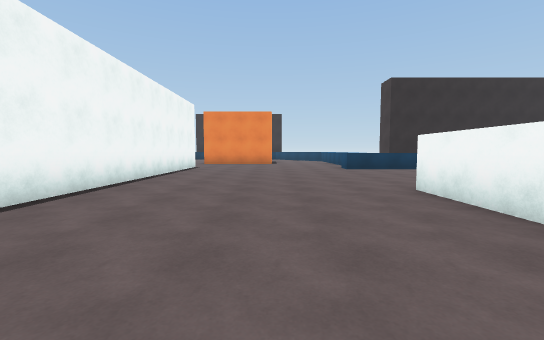
View 1 (above)

15 first-person views from a walk through a Unity game level. The camera is 1.3 m above the floor, tilts 4° down and sees 90° across. The floor is counted in squares, 2 m on a side. Each view is taken from the middle of a square. On the plan, view 1 faces up. The plan holds only what a view shows up to about 9 squares ahead; the rest is blank. The place goes on beyond the plan. The player is left out.

View 2
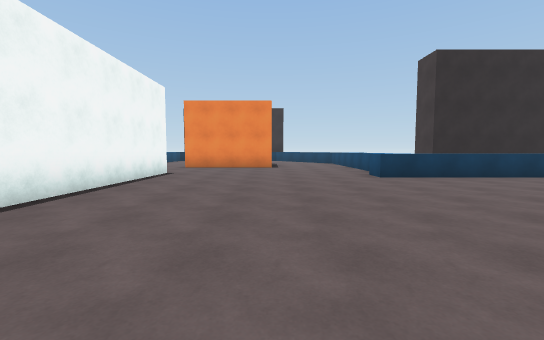

View 3
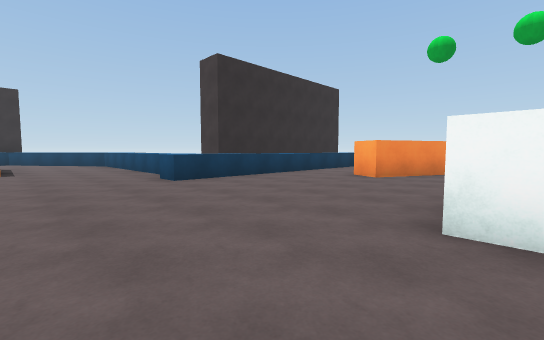

View 4
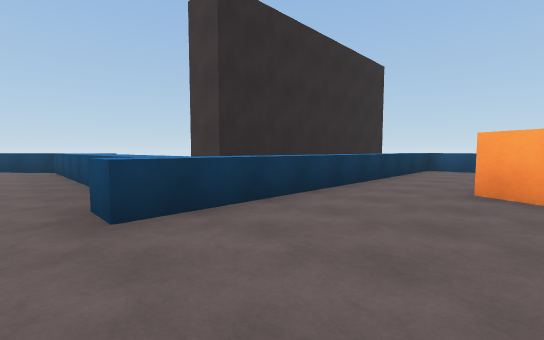

View 5
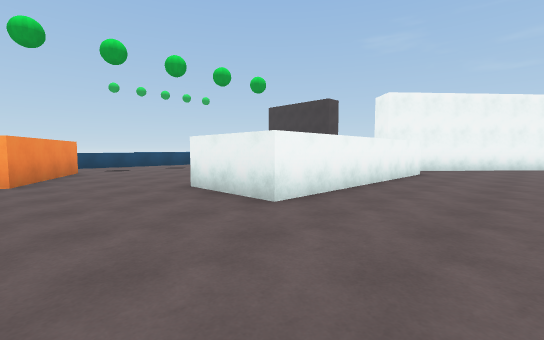

View 6
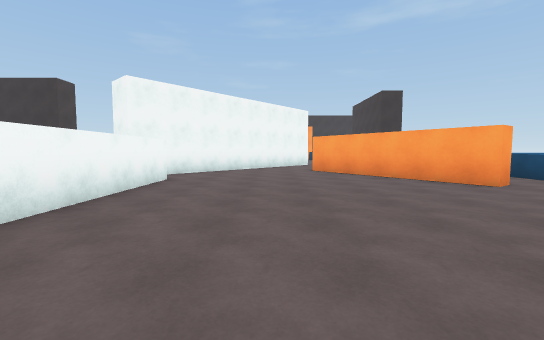

View 7
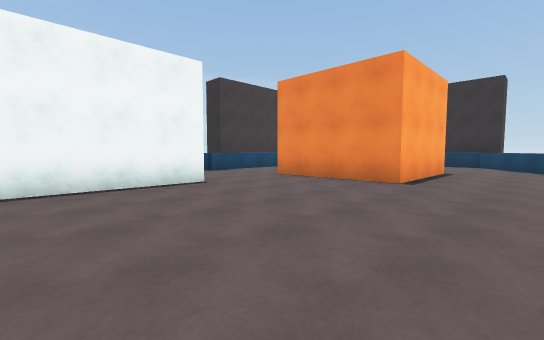

View 8
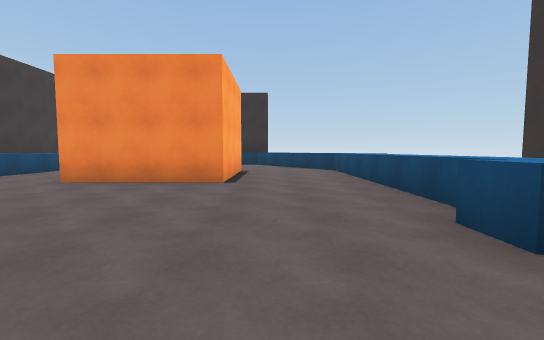

View 9
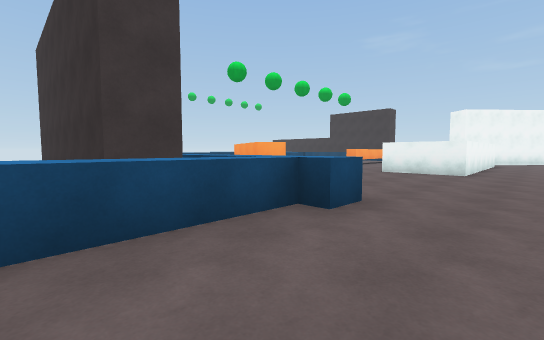

View 10
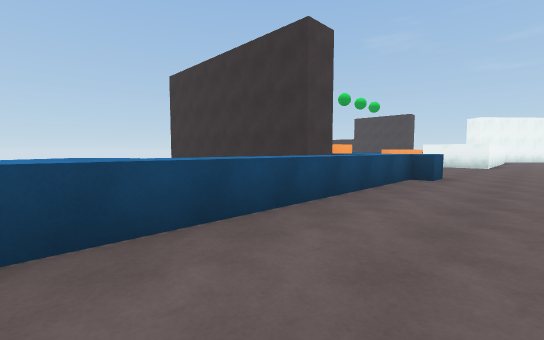

View 11
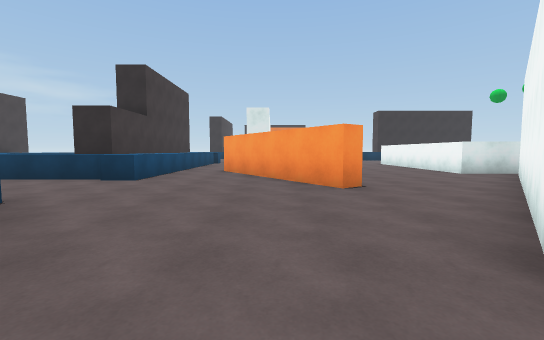

View 12
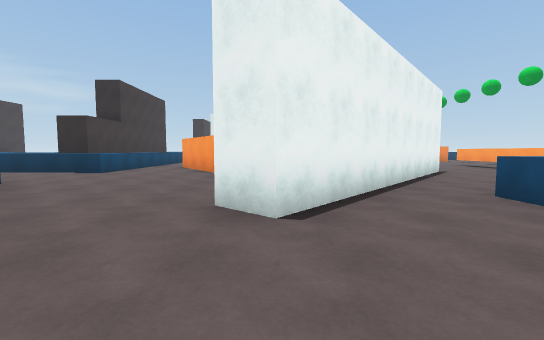

View 13
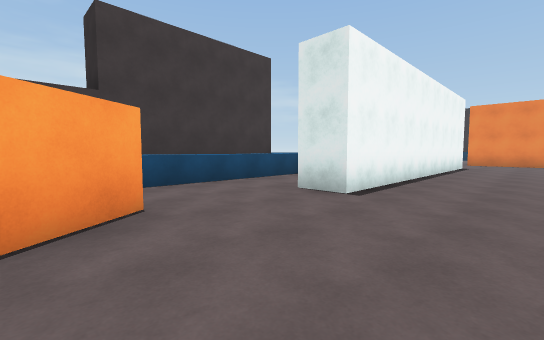

View 14
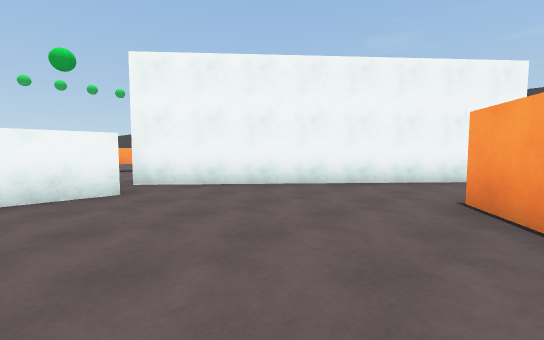

View 15
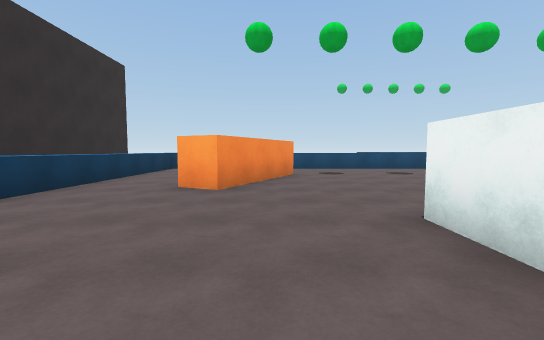

### Floor plan
Key: @ floor where view 1 was taken; # wall or solid block; x gap in a wall; . floor; = window, fence, low wall or low ledge; ^ raised ledge.
Columns run from 9 left of view 1 to 10 right of it. Each row starts with its distance up from view 1.
 18          ..=^
 17  # ^     #..^^
 16  # ^.    #...^
 15    ^.    #...^
 14     ..####...^
 13     .........^
 12     .........^######
 11       #......^######
 10       #.....^^^^^^^^
  9       #.............
  8       #.............
  7       #.........##
  6       #..........##x
  5   ^^  #.............
  4   #^. #.....##......
  3   #^.##.....#   ....
  2   #^........#     ..
  1   #^........#
  0   #^.#...@..#
 -1   #^.#......##
 -2 ^^^^.##.....#...^
 -3 ...^..##....##..^
 -4  ......#...##..
 -5   ........##..
 -6    ^.....##..
 -7     ....##...
 -8      ...#...^
 -9       .....
-10        ...
-11         .

Positions as (right, up) in squares from view 1, and headings:
1: (0, 0), facing up
2: (0, 3), facing up
3: (0, 4), facing up-right
4: (2, 7), facing up-right
5: (0, 7), facing down-right
6: (0, 5), facing down
7: (2, 8), facing up-left
8: (1, 8), facing up
9: (1, 13), facing down-right
10: (1, 17), facing down-right
11: (-3, -9), facing up
12: (-1, -11), facing up
13: (-1, -1), facing up-left
14: (-2, 0), facing down-right
15: (2, 6), facing right
